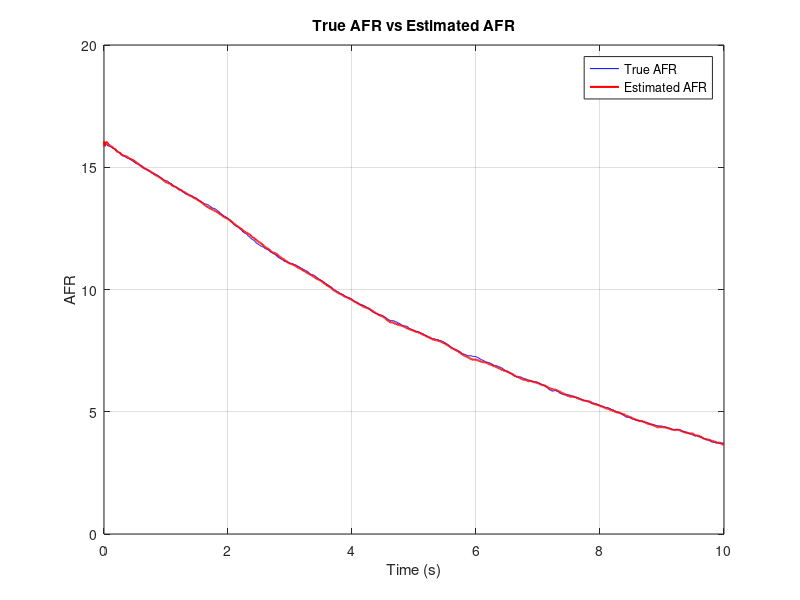
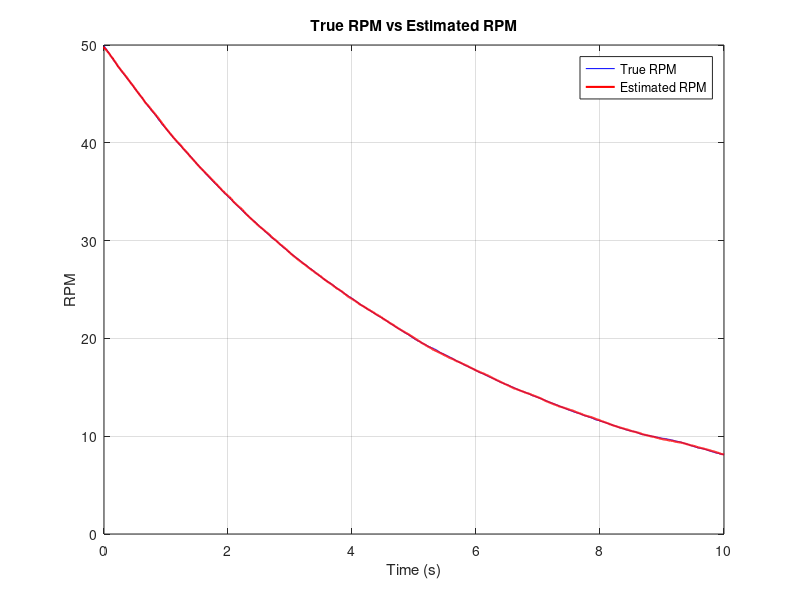

The MATLAB source for these figures, in order:
clear; clc; close all;

A = [-0.4 0.1; 0.05 -0.2];
B = [0.3; 0.1];
C = eye(2);

Q = 0.01*eye(2);
R = 0.05*eye(2);

dt = 0.01;
t = 0:dt:10;

x = [16; 50];
xhat = [14; 45];
P = eye(2);

u = 0;

N = length(t);
x_hist = zeros(2,N);
xhat_hist = zeros(2,N);

for i = 1:N
    
    % Proper noise scaling
    w = sqrtm(Q) * randn(2,1) * sqrt(dt);
    v = sqrtm(R) * randn(2,1);
    
    % True system
    x = x + (A*x + B*u)*dt + w;
    y = C*x + v;
    
    % Prediction
    xhat = xhat + (A*xhat + B*u)*dt;
    P = P + (A*P + P*A' + Q)*dt;
    
    % Kalman Gain (numerically stable)
    S = C*P*C' + R;
    K = P*C'/S;
    
    % Update
    xhat = xhat + K*(y - C*xhat);
    P = (eye(2) - K*C)*P;
    
    % Store
    x_hist(:,i) = x;
    xhat_hist(:,i) = xhat;
end

% Plot AFR
figure
plot(t, x_hist(1,:), 'b', t, xhat_hist(1,:), 'r','LineWidth',1.5)
xlabel('Time (s)')
ylabel('AFR')
title('True AFR vs Estimated AFR')
legend('True AFR','Estimated AFR')
grid on

% Plot RPM
figure
plot(t, x_hist(2,:), 'b', t, xhat_hist(2,:), 'r','LineWidth',1.5)
xlabel('Time (s)')
ylabel('RPM')
title('True RPM vs Estimated RPM')
legend('True RPM','Estimated RPM')
grid on
